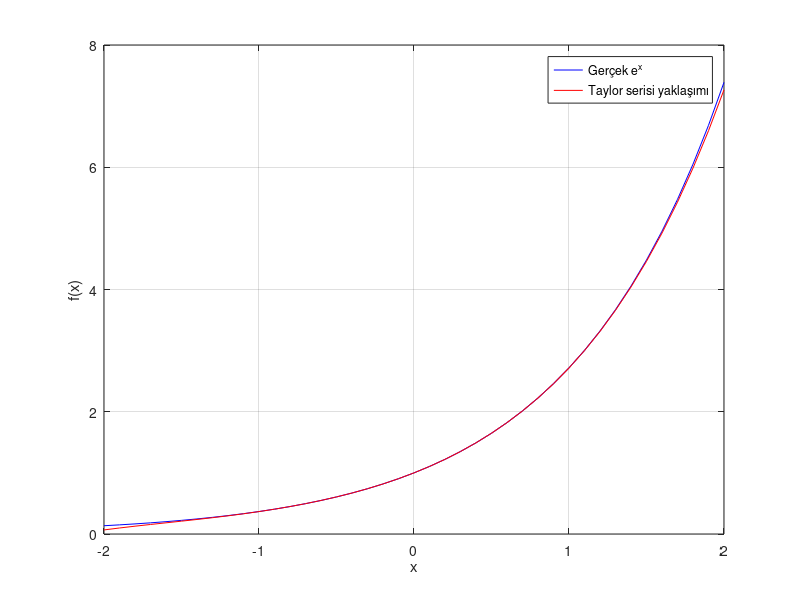

MATLAB code to generate this figure:
clc; clear; close all; % Komut penceresini temizler, değişkenleri siler ve açık grafikleri kapatır

% Kullanıcıdan x değerini al
x = input('x değerini giriniz : ');

% Kullanıcıdan Taylor serisinde kullanılacak terim sayısını al
n = input('Terim sayısını giriniz : ');

% Taylor serisinin toplam sonucunu tutacak değişken
taylor_sonuc = 0;

% Faktoriyel hesaplamak için başlangıç değeri
faktoriyel = 1;

% Taylor serisini hesaplamak için for döngüsü
for i = 0:n
    
    % Faktoriyel hesaplama (i! değeri)
    if i > 0
        faktoriyel = faktoriyel * i;
    end
    
    % Taylor serisinin i. terimi (x^i / i!)
    terim = (x^i) / faktoriyel;
    
    % Hesaplanan terimi toplam sonuca ekleme
    taylor_sonuc = taylor_sonuc + terim;
    
end

% MATLAB'ın hazır exp(x) fonksiyonu ile gerçek değeri hesaplama
gercek_deger = exp(x);

% Sonuçları ekrana yazdırma
disp(["Taylor serisi sonucu : " num2str(taylor_sonuc)]);
disp(["Gerçek exp(x) değeri : " num2str(gercek_deger)]);

% Grafik çizimi için x değerleri oluşturma (-2 ile 2 arasında)
x_degerleri = -2:0.1:2;

% Taylor serisi grafiğini tutacak boş dizi oluşturma
taylor_grafik = zeros(size(x_degerleri));

% Her x değeri için Taylor serisi hesaplama
for k = 1:length(x_degerleri)
    
    % Dizideki x değerini alma
    x = x_degerleri(k);
    
    % Toplam ve faktoriyeli sıfırlama
    toplam = 0;
    faktoriyel = 1;
    
    % Taylor serisini tekrar hesaplama
    for i = 0:n
        
        % Faktoriyel hesaplama
        if i > 0
            faktoriyel = faktoriyel * i;
        end
        
        % Taylor serisi toplamına terim ekleme
        toplam = toplam + (x^i)/faktoriyel;
        
    end
    
    % Hesaplanan değeri grafik dizisine ekleme
    taylor_grafik(k) = toplam;
    
end

% Gerçek e^x değerlerini hesaplama
gercek_grafik = exp(x_degerleri);

% Gerçek e^x grafiğini çizme
plot(x_degerleri , gercek_grafik , "b");

% Aynı grafikte ikinci eğriyi çizmek için hold on
hold on

% Taylor serisi yaklaşım grafiğini çizme
plot(x_degerleri , taylor_grafik , " r");

% Grafik açıklaması (legend)
legend("Gerçek e^x","Taylor serisi yaklaşımı");

% X ekseni etiketi
xlabel("x");

% Y ekseni etiketi
ylabel("f(x)");

% Grafiğe kareli arka plan ekleme
grid on
